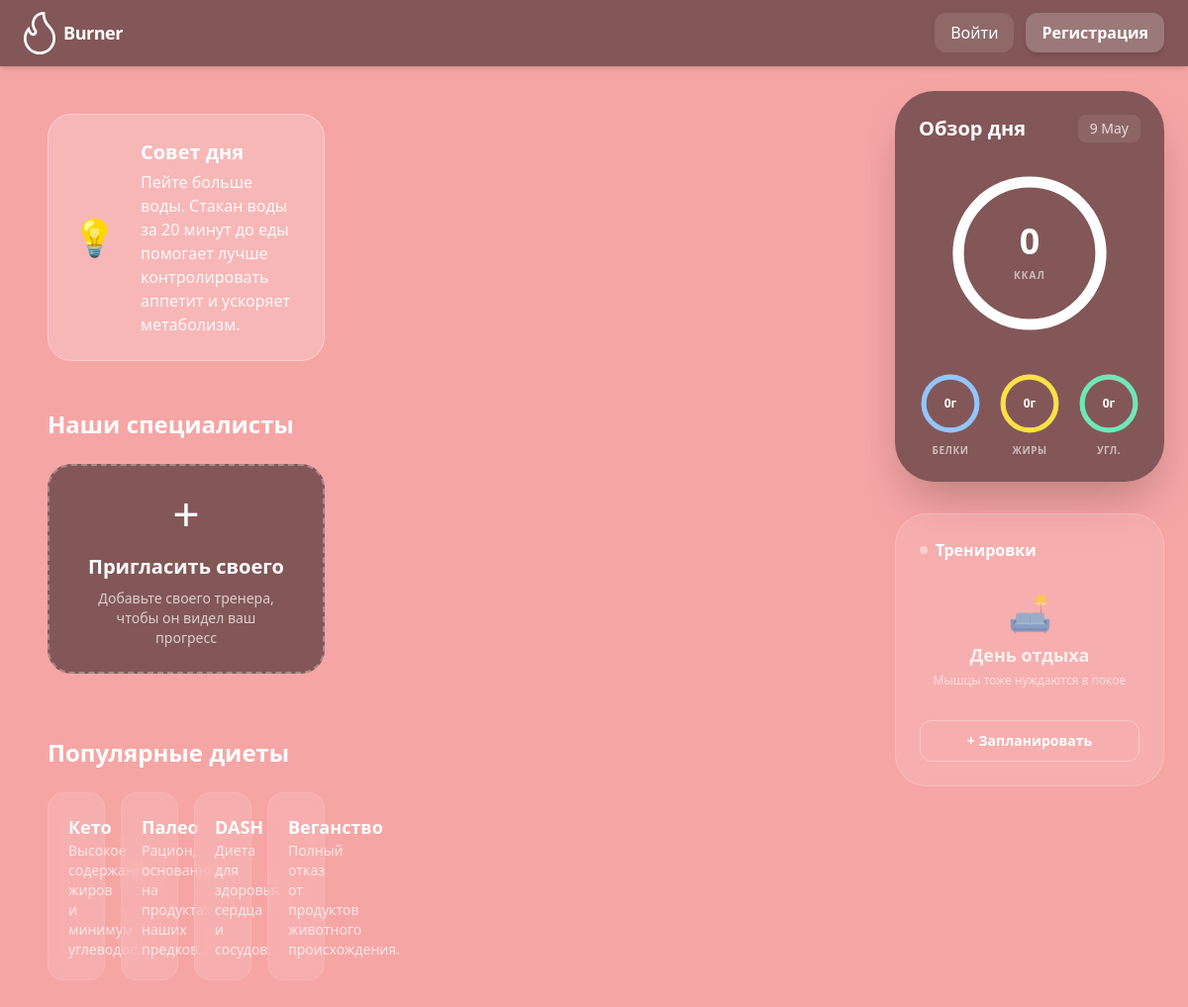
Before: / with the older database file.
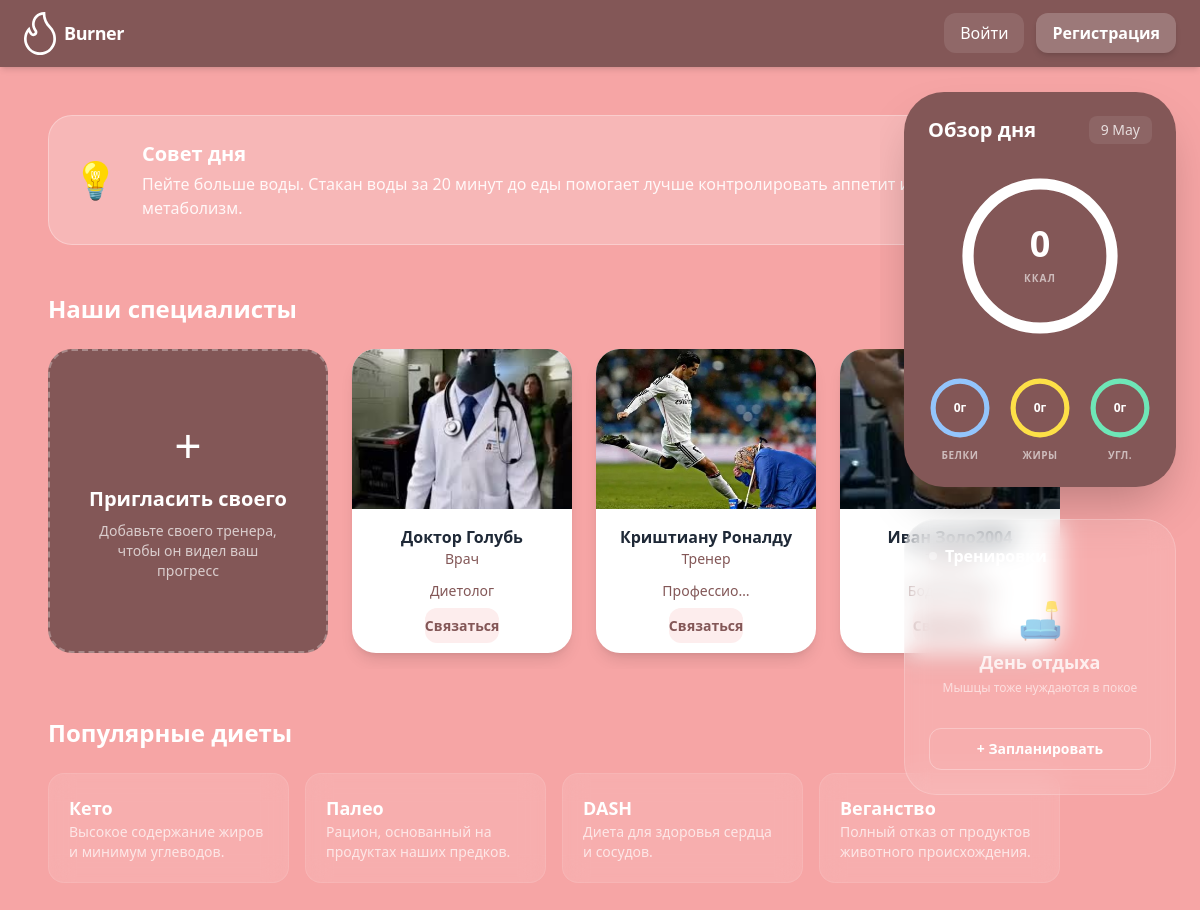
After: the same page with the newer database file.
### a_profile/models.py (models this page shows, shortened)
class Specialist(models.Model):
    class Role(models.TextChoices):
        DOCTOR = "Врач", "Врач"
        COACH = (
            "Тренер",
            "Тренер",
        )
        ANOTHER = "Другое", "Другое"
    user = models.OneToOneField(
        User, on_delete=models.CASCADE, related_name="specialist"
    )
    role = models.CharField(max_length=10, choices=Role.choices, default=Role.ANOTHER)
    about = models.TextField(max_length=150, default="Специалист")
    f_name = models.CharField(max_length=20, blank=True, default="Имя")
    l_name = models.CharField(max_length=20, blank=True, default="Фамилия")
    number = models.CharField(max_length=11, null=True)
    social_tg = models.CharField(max_length=50, null=True)
    email = models.CharField(max_length=100, null=True)
    image = models.ImageField(upload_to="avatar/", null=True, blank=True)
    id = models.CharField(max_length=100, default=uuid.uuid4, unique=True, primary_key=True, editable=False)
    class Meta:
            db_table = 'a_profile_specialist'
            verbose_name = 'Специалист'
            verbose_name_plural = 'Специалисты'

### a_main/views.py (the view)
# urls.py: path('', home_view, name='home'),
def home_view(request):
    specialists = Specialist.objects.all()[:3]
    return render(request, 'a_main/home.html',{
        'specialists': specialists
    })

### templates/a_main/home.html (shortened to what this page needs)
{% extends 'base.html' %}
{% load static %}
{% block content %}
<content x-data="{ mobileSidebarOpen: false }" class="grid grid-cols-3 max-w-7xl mx-auto my-6 px-6">
  <main class="flex justify-center">
    <div class="w-full max-w-[1600px] flex p-6">
      <div class="flex-1 mr-[340px]">
        {% include 'includes/daily.html' %}
        {% include 'includes/specialist_list.html' %}
        {% include 'includes/diet_list.html' %}
      </div>
      {% include 'includes/sidebar.html'%}
    </div>
  </main>
</content>
{% endblock %}

### templates/base.html (shortened to what this page needs)
<!DOCTYPE html>
<html lang="ru">
<head>
  <script src="https://cdn.tailwindcss.com"></script>
</head>
<body class="bg-[#F6A5A5] font-sans min-h-screen">
{% include 'includes/header.html' %}
{% block content %}
{% endblock %}
</body>
</html>

### templates/includes/header.html (shortened to what this page needs)
{% load static %}
<header class="flex justify-between items-center bg-[#835757] text-white px-6 py-3 sticky top-0 z-50 shadow-md">
  <a href="/" class="flex items-center gap-2 hover:opacity-80 transition group">
    <img src="{% static 'images/logo.svg' %}" class="w-8 transition-transform group-hover:scale-110" alt="Logo">
    <h1 class="text-lg font-bold tracking-tight">Burner</h1>
  </a>
  <nav class="flex items-center gap-3">
    {% if user.is_authenticated %}
    <a href="{% url 'nutricion'  %}" class="hover:bg-[#573a3a] px-4 py-2 rounded-lg transition font-medium">Дневник
      питания</a>
    <a href="{% url 'workout' %}" class="hover:bg-[#573a3a] px-4 py-2 rounded-lg transition font-medium">Тренировки</a>
    <div class="relative group py-2 ml-2 border-l border-white/20 pl-4">
      <div class="flex items-center gap-2 cursor-pointer">
        {% if user.profile %}
        <div
          class="w-8 h-8 rounded-full bg-white text-[#835757] flex items-center justify-center font-bold shadow-inner">
          {{ user.profile.f_name.0}}
        </div>
        <span class="hidden sm:inline font-medium">{{ user.profile.f_name }} <small class="opacity-70">▼</small></span>
        {% else %}
        <div
          class="w-8 h-8 rounded-full bg-white text-[#835757] flex items-center justify-center font-bold shadow-inner">
          {{ user.username.0}}
        </div>
        <span class="hidden sm:inline font-medium">{{ user.username }} <small class="opacity-70">▼</small></span>
        {% endif %}
      </div>
      <ul class="absolute right-0 mt-2 w-48 bg-[#835757] rounded-xl p-2 shadow-2xl border border-white/10
                 opacity-0 invisible translate-y-2
                 group-hover:opacity-100 group-hover:visible group-hover:translate-y-0
                 transition-all duration-200 ease-out z-[100]">
        <li>
          <a href="{% url 'profile'  %}"
            class="flex items-center px-3 py-2 hover:bg-[#573a3a] rounded-lg transition text-sm">
            👤 Мой профиль
          </a>
        </li>
        <li>
          <a href="{% url 'profile-edit' %}" class="flex items-center px-3 py-2 hover:bg-[#573a3a] rounded-lg transition text-sm">
            ✏️ Изменить профиль
          </a>
        </li>
        <li class="mt-1 pt-1 border-t border-white/10">
          <a href="{% url 'account_logout' %}"
            class="flex items-center px-3 py-2 hover:bg-red-500/20 rounded-lg transition text-sm text-red-300">
            🚪 Выйти
          </a>
        </li>
        {% else %}
        <a href="{% url 'account_login' %}"
          class="bg-white/10 text-white px-4 py-2 rounded-xl font-medium hover:bg-white/20 transition">Войти</a>
        <a href="{% url 'account_signup' %}"
          class="bg-white/20 text-white px-4 py-2 rounded-xl font-bold hover:bg-white/30 transition shadow-md">Регистрация</a>
        {% endif %}
  </nav>
</header>

### templates/includes/daily.html
<section class="mb-12">
          <div
            class="bg-white/20 backdrop-blur-sm border border-white/30 p-6 rounded-3xl text-white flex items-center gap-6">
            <div class="text-4xl">💡</div>
            <div>
              <h2 class="text-xl font-bold mb-1">Совет дня</h2>
              <p class="opacity-90">Пейте больше воды. Стакан воды за 20 минут до еды помогает лучше контролировать
                аппетит и ускоряет метаболизм.</p>
            </div>
          </div>
        </section>

### templates/includes/specialist_list.html
<section class="mb-12">
  <h2 class="text-white text-2xl font-bold mb-6">Наши специалисты</h2>
  <div class="flex gap-6 overflow-x-auto pb-4 no-scrollbar">
    <div
      class="bg-[#835757] text-white rounded-3xl p-6 min-w-[280px] flex flex-col items-center justify-center text-center border-2 border-dashed border-white/30 hover:border-white/60 transition cursor-pointer">
      <div class="text-5xl mb-4 font-light">+</div>
      <h3 class="text-xl font-bold mb-2">Пригласить своего</h3>
      <p class="text-sm opacity-70 px-4">Добавьте своего тренера, чтобы он видел ваш прогресс</p>
    </div>
    {% for specialist in specialists  %}
    <div class="bg-white rounded-3xl min-w-[220px] overflow-hidden shadow-lg hover:-translate-y-1 transition-transform">
      {% if specialist.image %}
      <img src="{{ specialist.image.url }}" class="w-full h-40 object-cover">
      {% endif %}
      <div class="p-4 text-center">
        <h3 class="font-bold text-gray-800">{{ specialist.f_name }} {{ specialist.l_name }}</h3>
        <p class="text-sm text-[#835757] mb-3">{{ specialist.role }} </p>
        <p class="text-sm text-[#835757] mb-3">{{ specialist.about|truncatechars:10 }} </p>
        <a href="{% url 'specialist' specialist.id %}"
          class="w-full py-2 rounded-xl bg-[#F6A5A5]/20 text-[#835757] font-bold text-sm hover:bg-[#F6A5A5]/40 transition">Связаться</a>
      </div>
    </div>
    {% endfor %}
  </div>
</section>

### templates/includes/diet_list.html
<section class="mb-6">
          <h2 class="text-white text-2xl font-bold mb-6">Популярные диеты</h2>
          <div class="grid grid-cols-1 sm:grid-cols-2 lg:grid-cols-4 gap-4">
            <div
              class="bg-white/10 backdrop-blur-md p-5 rounded-2xl border border-white/10 text-white hover:bg-white/20 transition cursor-pointer">
              <h3 class="font-bold text-lg">Кето</h3>
              <p class="text-sm opacity-70">Высокое содержание жиров и минимум углеводов.</p>
            </div>
            <div
              class="bg-white/10 backdrop-blur-md p-5 rounded-2xl border border-white/10 text-white hover:bg-white/20 transition cursor-pointer">
              <h3 class="font-bold text-lg">Палео</h3>
              <p class="text-sm opacity-70">Рацион, основанный на продуктах наших предков.</p>
            </div>
            <div
              class="bg-white/10 backdrop-blur-md p-5 rounded-2xl border border-white/10 text-white hover:bg-white/20 transition cursor-pointer">
              <h3 class="font-bold text-lg">DASH</h3>
              <p class="text-sm opacity-70">Диета для здоровья сердца и сосудов.</p>
            </div>
            <div
              class="bg-white/10 backdrop-blur-md p-5 rounded-2xl border border-white/10 text-white hover:bg-white/20 transition cursor-pointer">
              <h3 class="font-bold text-lg">Веганство</h3>
              <p class="text-sm opacity-70">Полный отказ от продуктов животного происхождения.</p>
            </div>
          </div>
        </section>

### templates/includes/sidebar.html
<aside class="w-[320px] fixed right-0 top-[68px] h-[calc(100vh-68px)] p-6 overflow-y-auto">
        <div class="bg-[#835757] p-6 rounded-[2.5rem] text-white shadow-2xl">
          <div class="flex justify-between items-center mb-8">
            <h3 class="text-xl font-bold">Обзор дня</h3>
            <span class="bg-white/10 px-3 py-1 rounded-lg text-sm opacity-80">{% now "j E" %}</span>
          </div>
          <div class="flex justify-center mb-10">
            <div class="w-40 h-40 flex flex-col items-center justify-center relative">
                <svg class="absolute inset-0 w-full h-full -rotate-90" viewBox="0 0 100 100">
                    <circle cx="50" cy="50" r="45" stroke="currentColor" stroke-width="7" fill="transparent" class="text-white/10" />
                    <circle cx="50" cy="50" r="45" stroke="white" stroke-width="7" fill="transparent"
                            stroke-dasharray="282.7" stroke-linecap="round" class="transition-all duration-1000"
                            style="stroke-dashoffset: calc(282.7 - (282.7 * {{ user.profile.today_totals.cals|stringformat:"s" }} / 2200));" />
                </svg>
                <div class="relative z-10 text-center">
                    <span class="text-4xl font-black block">{{ user.profile.today_totals.cals|default:"0" }}</span>
                    <span class="text-[10px] uppercase tracking-widest opacity-60 font-bold">ккал</span>
                </div>
            </div>
        </div>
          <div class="grid grid-cols-3 gap-4">
            <div class="flex flex-col items-center gap-2">
                <div class="w-16 h-16 flex items-center justify-center relative">
                    <svg class="absolute inset-0 w-full h-full -rotate-90" viewBox="0 0 100 100">
                        <circle cx="50" cy="50" r="42" stroke="currentColor" stroke-width="8" fill="transparent" class="text-white/10" />
                        <circle cx="50" cy="50" r="42" stroke="#93c5fd" stroke-width="8" fill="transparent"
                                stroke-dasharray="263.9" stroke-linecap="round"
                                style="stroke-dashoffset: calc(263.9 - (263.9 * {{ user.profile.today_totals.prot|stringformat:"s" }} / 120));" />
                    </svg>
                    <span class="text-xs font-bold relative z-10">{{ user.profile.today_totals.prot|default:"0" }}г</span>
                </div>
                <span class="text-[10px] uppercase font-bold opacity-60 tracking-wider">Белки</span>
            </div>
            <div class="flex flex-col items-center gap-2">
                <div class="w-16 h-16 flex items-center justify-center relative">
                    <svg class="absolute inset-0 w-full h-full -rotate-90" viewBox="0 0 100 100">
                        <circle cx="50" cy="50" r="42" stroke="currentColor" stroke-width="8" fill="transparent" class="text-white/10" />
                        <circle cx="50" cy="50" r="42" stroke="#fde047" stroke-width="8" fill="transparent"
                                stroke-dasharray="263.9" stroke-linecap="round"
                                style="stroke-dashoffset: calc(263.9 - (263.9 * {{ user.profile.today_totals.fat|stringformat:"s" }} / 60));" />
                    </svg>
                    <span class="text-xs font-bold relative z-10">{{ user.profile.today_totals.fat|default:"0" }}г</span>
                </div>
                <span class="text-[10px] uppercase font-bold opacity-60 tracking-wider">Жиры</span>
            </div>
            <div class="flex flex-col items-center gap-2">
                <div class="w-16 h-16 flex items-center justify-center relative">
                    <svg class="absolute inset-0 w-full h-full -rotate-90" viewBox="0 0 100 100">
                        <circle cx="50" cy="50" r="42" stroke="currentColor" stroke-width="8" fill="transparent" class="text-white/10" />
                        <circle cx="50" cy="50" r="42" stroke="#6ee7b7" stroke-width="8" fill="transparent"
                                stroke-dasharray="263.9" stroke-linecap="round"
                                style="stroke-dashoffset: calc(263.9 - (263.9 * {{ user.profile.today_totals.carbs|stringformat:"s" }} / 200));" />
                    </svg>
                    <span class="text-xs font-bold relative z-10">{{ user.profile.today_totals.carbs|default:"0" }}г</span>
                </div>
                <span class="text-[10px] uppercase font-bold opacity-60 tracking-wider">Угл.</span>
            </div>
        </div>
        </div>
        <div class="bg-white/10 backdrop-blur-md border border-white/20 p-6 rounded-[2rem] text-white mt-8">
    <h3 class="font-bold mb-4 flex items-center gap-2">
        {% if user.profile.today_workout %}
            <span class="w-2 h-2 bg-green-400 rounded-full animate-pulse shadow-[0_0_8px_rgba(74,222,128,0.8)]"></span>
            Ближайшая активность
        {% else %}
            <span class="w-2 h-2 bg-white/40 rounded-full"></span>
            Тренировки
        {% endif %}
    </h3>
    {% if user.profile.today_workout %}
        <div class="mb-4">
            <p class="text-2xl font-bold">{{ user.profile.today_workout.type }}</p>
            <p class="opacity-70 text-sm italic">{{ user.profile.today_workout.duration }} мин.</p>
        </div>
        <div class="flex justify-between items-center mt-4">
            <span class="text-sm font-bold bg-white/20 px-3 py-1.5 rounded-lg border border-white/10">
                🕒 {{ user.profile.today_workout.date|date:"H:i" }}
            </span>
            <a href="{% url 'workout' %}" class="bg-white text-[#835757] px-4 py-2 rounded-xl font-bold text-sm hover:scale-105 transition shadow-lg">
                Открыть
            </a>
        </div>
    {% else %}
        <div class="text-center py-4">
            <p class="text-4xl mb-2 opacity-50">🛋</p>
            <p class="font-bold opacity-80 text-lg">День отдыха</p>
            <p class="text-xs opacity-60 mt-1">Мышцы тоже нуждаются в покое</p>
        </div>
        <a href="{% url 'workout' %}" class="mt-4 block text-center w-full bg-transparent border border-white/30 text-white px-4 py-2.5 rounded-xl font-bold text-sm hover:bg-white hover:text-[#835757] transition">
            + Запланировать
        </a>
    {% endif %}
</div>
      </aside>

### templates/a_main/home.html (style rules this page uses)
.no-scrollbar { -ms-overflow-style: none; scrollbar-width: none; }

Changed rows visible on the page:
added Specialist: image (picture), f_name "Доктор", l_name "Голубь", role "Врач", about "Диетолог"
added Specialist: image (picture), f_name "Криштиану", l_name "Роналду", role "Тренер", about "Профессио…"
added Specialist: f_name "Иван", l_name "Золо2004", role "Тренер", about "Бодибилдер"
